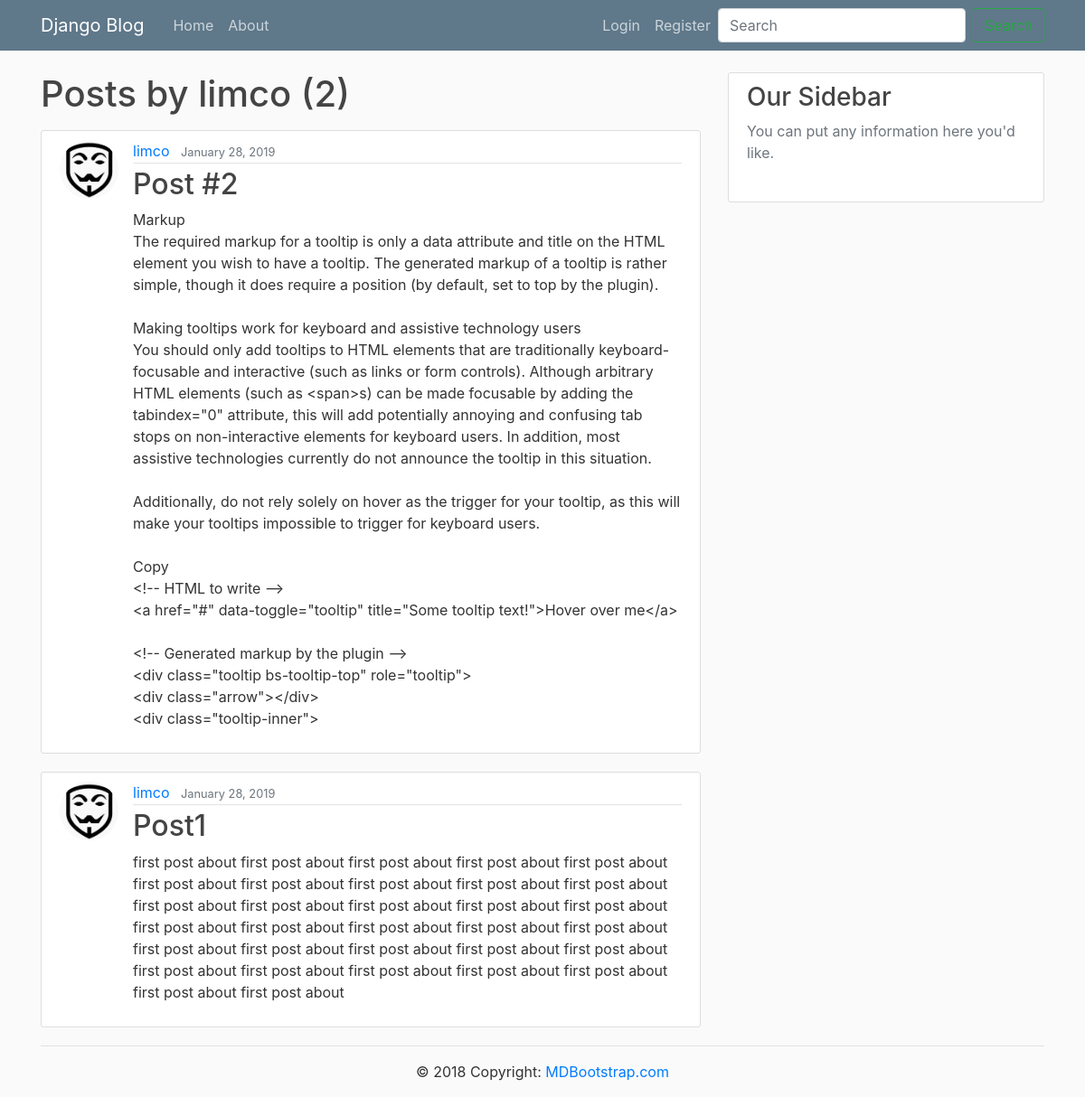
Screenshot of /user/limco with the database file from the repository.
### blog/models.py (models this page shows, shortened)
class Post(models.Model):
    title = models.CharField(max_length=100)
    content = models.TextField()
    date_posted = models.DateTimeField(default=timezone.now)
    author = models.ForeignKey(User, on_delete=models.CASCADE)

### users/models.py (models this page shows, shortened)
class Profile(models.Model):
    user = models.OneToOneField(User, on_delete=models.CASCADE)
    image = models.ImageField(default='default.jpg', upload_to='profile_pics')

### blog/views.py (the view)
# urls.py: path('user/<str:username>', UserPostListView.as_view(), name='user-posts'),
class UserPostListView(ListView):
    model = Post
    template_name = 'blog/user_posts.html'
    context_object_name = 'posts'
    paginate_by = 5
    def get_queryset(self):
        user = get_object_or_404(User, username=self.kwargs.get('username'))
        return Post.objects.filter(author=user).order_by(order)

### blog/templates/blog/user_posts.html (shortened to what this page needs)
{% extends "blog/base.html" %}
{% block content %}
    <h1 class="mb-3">Posts by {{ view.kwargs.username }} ({{ page_obj.paginator.count }})</h1>
    {% for post in posts %}
        <article class="media content-section">
            <img class="rounded-circle article-img" src="{{ post.author.profile.image.url }}">
            <div class="media-body">
                <div class="article-metadata">
                    <a class="mr-2" href="{% url 'user-posts' post.author.username %}">{{ post.author }}</a>
                    <small class="text-muted">{{ post.date_posted|date:"F d, Y" }}</small>
                </div>
                <h2><a class="article-title" href="{% url 'post-detail' post.id %}">{{ post.title }}</a></h2>
                <p class="article-content">{{ post.content }}</p>
            </div>
        </article>
    {% endfor %}
{% endblock content %}

### blog/static/blog/main.css (style rules this page uses)
body { background: #fafafa; color: #333333; margin-top: 5rem; }
h1, h2, h3, h4, h5, h6 { color: #444444; }
.content-section { background: #ffffff; padding: 10px 20px; border: 1px solid #dddddd; border-radius: 3px; margin-bottom: 20px; }
.article-title { color: #444444; }
.article-content { white-space: pre-line; }
.article-img { height: 65px; width: 65px; margin-right: 16px; }
.article-metadata { padding-bottom: 1px; margin-bottom: 4px; border-bottom: 1px solid #e3e3e3 }

### rows the page displays
Post: author.profile.image (placeholder picture), author "limco", date_posted "January 28, 2019", title "Post #2", content "Markup The required markup for a tooltip is only a data attribute and title on the HTML element you wish to have a tooltip. The generated markup of a tooltip is rather simple, though it does require a position (by default, set to top by the plugin). Making tooltips work for keyboard and assistive technology users You should only add tooltips to HTML elements that are traditionally keyboard-focusable and interactive (such as links or form controls). Although arbitrary HTML elements (such as <span>s) can be made focusable by adding the tabindex=\"0\" attribute, this will add potentially annoying and confusing tab stops on non-interactive elements for keyboard users. In addition, most assistive…"
Post: author.profile.image (placeholder picture), author "limco", date_posted "January 28, 2019", title "Post1", content "first post about first post about first post about first post about first post about first post about first post about first post about first post about first post about first post about first post about first post about first post about first post about first post about first post about first post about first post about first post about first post about first post about first post about first post about first post about first post about first post about first post about first post about first post about first post about first post about"

### other values shown
{{ view.kwargs.username }} "limco"
{{ page_obj.paginator.count }} "2"
